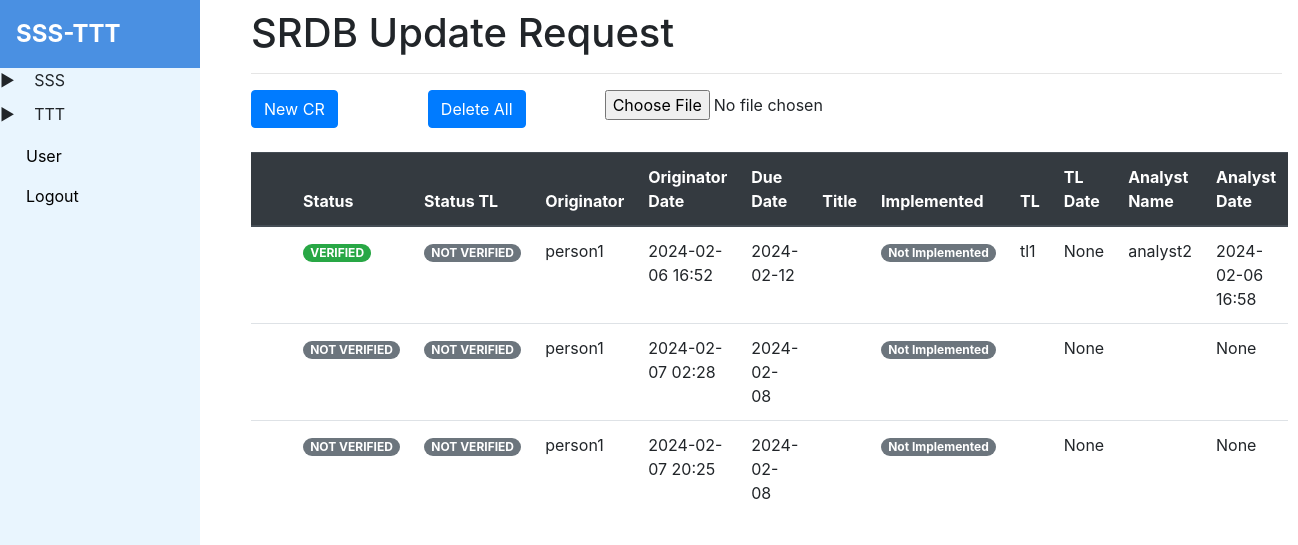
/srdb/update/request (signed in), run on the app's committed database.
### tables this page shows
CREATE TABLE 't_srdb_update_request' (
    'id' INTEGER PRIMARY KEY AUTOINCREMENT,
    's_c' varchar(1000) NOT NULL,
    'status' varchar(1000) NOT NULL,
    'status_tl' varchar(1000) NOT NULL,
    'originator' varchar(1000) NOT NULL,
    'date' varchar(1000) NOT NULL,
    'type' varchar(1000) NOT NULL,
    'reason_for_update' varchar(1000) NOT NULL,
    'affected_tables' varchar(1000) NOT NULL,
    'title' varchar(1000),
    'wodb_ref' varchar(1000),
    'srdb_ref' varchar(1000),
    'affected_files' varchar(3000),
    'implemented' varchar(100),
    'tl'        varchar(100),
    'analyst_name'   varchar(100),
    'originator_date'  datetime, 
    'tl_date' datetime,
    'analyst_date' datetime,
    'due_date' datetime
    );

### app.py (the view)
@app.route('/srdb/update/request', methods=['GET'])
@check_login
def get_all_srdb_update_request():
    data = filter_data('t_srdb_update_request')
    return render_template('srdb_update_request/srdb_update_request.html', rows = data, is_admin = session.get('user'))

### app.py (called while the page is built)
def check_login(f):
    @wraps(f)
    def decorated_function(*args, **kwargs):
        if session.get('user') is None:
            return redirect(url_for('login'))
        return f(*args, **kwargs)
    return decorated_function

### db_helper.py (called while the page is built, shortened)
def filter_data(table_name: str, **kwargs):
    cursor = conn.cursor()
    query = f"SELECT * FROM {table_name}"
    conditions = []
    if conditions:
        query += " WHERE " + " AND ".join(conditions)
    cursor.execute(query)
    return cursor.fetchall()

### templates/srdb_update_request/srdb_update_request.html (shortened to what this page needs)
{% extends 'base.html' %}
{% block content %}
    <div class="schedule-main">
        <h1> SRDB Update Request </h1>
        <hr>
        <div class="row">
            <div class="col-md-2">
                <form method="get" action="/srdb/add/update/request" enctype="multipart/form-data">
                    <button type="submit" class="btn btn-primary">New CR</button>
                </form>
            </div>
            {% if is_admin %}
            <div class="col-md-2">
                <form method="get" action="/api/delete/all/11">
                    <button type="submit" class="btn btn-primary">Delete All</button>
                </form>
            </div>
            <div class="col-md-2">
                <form method="post" action="/api/srdb/update/request/upload" enctype="multipart/form-data">
                    <input type="file" name="file" onchange="this.form.submit()">
                </form>
            </div>
            {% endif %}
        </div>
        <br>
        <table class="table">
            <thead class="thead-dark">
                <tr>
                    <th></th>
                    <th>Status</th>
                    <th>Status TL</th>
                    <th>Originator</th>
                    <th>Originator Date</th>
                    <th>Due Date</th>
                    <th>Title</th>
                    <th>Implemented</th>
                    <th>TL</th>
                    <th>TL Date</th>
                    <th>Analyst Name</th>
                    <th>Analyst Date</th>
                </tr>
            </thead>
            <tbody>
                {% for row in rows %}
                <tr>
                    <td>
                        <a href="/srdb/update/request/{{row[0]}}" class="btn-sm" role="button">
                        </a>
                    </td>
                    {% if row[2]|lower == 'verified' %}
                        <td><span class="badge badge-pill badge-success">VERIFIED</span></td>
                    {% else %}
                        <td><span class="badge badge-pill badge-secondary">NOT VERIFIED</span></td>
                    {% endif %}
                    {% if row[3]|lower == 'verified' %}
                        <td><span class="badge badge-pill badge-success">VERIFIED</span></td>
                    {% else %}
                        <td><span class="badge badge-pill badge-secondary">NOT VERIFIED</span></td>
                    {% endif %}
                    <td>{{ row[4] }}</td>
                    <td>{{ row[5] }}</td>
                    <td>{{ row[19] }}</td>
                    <td>{{ row[9] }}</td>
                    {% if row[13]|lower == 'implemented' %}
                        <td><span class="badge badge-pill badge-success">Implemented</span></td>
                    {% else %}
                        <td><span class="badge badge-pill badge-secondary">Not Implemented</span></td>
                    {% endif %}
                    <td>{{ row[14] }}</td>
                    <td>{{ row[17] }}</td>
                    <td>{{ row[15] }}</td>
                    <td>{{ row[18] }}</td>
                </tr>
                {% endfor %}
            </tbody>
        </table>
    </div>
{% endblock %}

### static/css/style.css (style rules this page uses)
.schedule-main { margin-top: 8px; margin-left: 35px; }

### data on the page
t_srdb_update_request: status "VERIFIED", status_tl "NOT VERIFIED", originator "person1", date "2024-02-06 16:52", due_date "2024-02-12", implemented "Not Implemented", tl "tl1", row "None", analyst_name "analyst2", analyst_date "2024-02-06 16:58"
t_srdb_update_request: status "NOT VERIFIED", status_tl "NOT VERIFIED", originator "person1", date "2024-02-07 02:28", due_date "2024-02-08", implemented "Not Implemented", row "None"
t_srdb_update_request: status "NOT VERIFIED", status_tl "NOT VERIFIED", originator "person1", date "2024-02-07 20:25", due_date "2024-02-08", implemented "Not Implemented", row "None"
